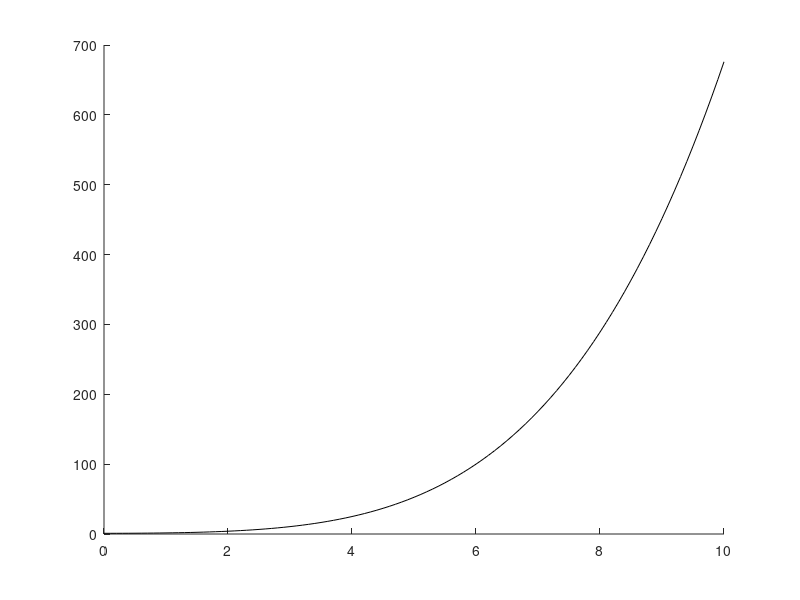

The MATLAB source for this figure: (Note: this script raises an error after producing the figure.)
%{
The normally-used built-in solver is the ode45 function, which uses a non-fixed-step solver with 4th/5th order 
Runge-Kutta methods. MathWorks released a package of fixed-step RK method ODE solvers on MATLABCentral, which
is on their website. The ode4 function contained within uses a 4th-order Runge-Kutta method.

Here is code that tests both ode4 and my own function, shows that they are the same, and compares them to the 
exact solution.
%}

function testRK4Programs
    figure
    hold on
    t = 0:0.1:10;
    y = 0.0625.*(t.^2+4).^2;
    plot(t, y, '-k')
    [tode4, yode4] = testODE4(t);
    plot(tode4, yode4, '--b')
    [trk4, yrk4] = testRK4(t);
    plot(trk4, yrk4, ':r')
    legend('Exact', 'ODE4', 'RK4')
    hold off
    fprintf('Time\tExactVal\tODE4Val\tODE4Error\tRK4Val\tRK4Error\n')
    for k = 1:10:length(t)
        fprintf('%.f\t\t%7.3f\t\t%7.3f\t%7.3g\t%7.3f\t%7.3g\n', t(k), y(k), ...
            yode4(k), abs(y(k)-yode4(k)), yrk4(k), abs(y(k)-yrk4(k)))
    end
end
 
function [t, y] = testODE4(t)
    y0 = 1;
    y = ode4(@(tVal,yVal)tVal*sqrt(yVal), t, y0);
end
 
function [t, y] = testRK4(t)
    dydt = @(tVal,yVal)tVal*sqrt(yVal);
    y = zeros(size(t));
    y(1) = 1;
    for k = 1:length(t)-1
        dt = t(k+1)-t(k);
        dy1 = dt*dydt(t(k), y(k));
        dy2 = dt*dydt(t(k)+0.5*dt, y(k)+0.5*dy1);
        dy3 = dt*dydt(t(k)+0.5*dt, y(k)+0.5*dy2);
        dy4 = dt*dydt(t(k)+dt, y(k)+dy3);
        y(k+1) = y(k)+(dy1+2*dy2+2*dy3+dy4)/6;
    end
end
